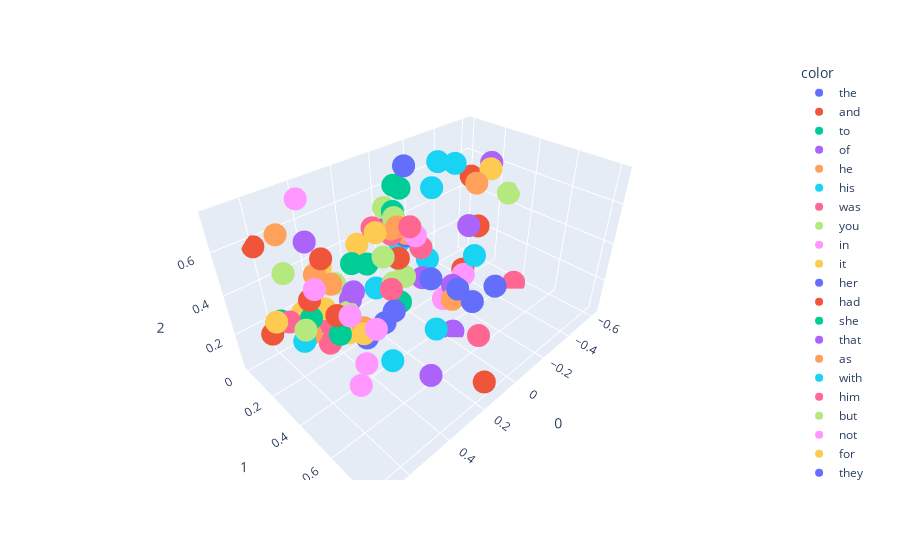

Notebook code for this chart:
### Code cell
import plotly.express as px

fig = px.scatter_3d(X[:100],x=0,y=1,z=2,color=y[:100])#first 100 
fig.show()

### Figure 1 — Plotly figure (JSON) as saved in the notebook; plotly's stock layout.template omitted (floating-point values rounded to 4 significant figures)
{"data": [{"hovertemplate": "color=the<br>0=%{x}<br>1=%{y}<br>2=%{z}<extra></extra>", "legendgroup": "the", "marker": {"color": "#636efa", "symbol": "circle"}, "mode": "markers", "name": "the", "scene": "scene", "showlegend": true, "type": "scatter3d", "x": [-0.2014], "y": [0.5486], "z": [0.2495]}, {"hovertemplate": "color=and<br>0=%{x}<br>1=%{y}<br>2=%{z}<extra></extra>", "legendgroup": "and", "marker": {"color": "#EF553B", "symbol": "circle"}, "mode": "markers", "name": "and", "scene": "scene", "showlegend": true, "type": "scatter3d", "x": [-0.2755], "y": [0.2911], "z": [0.178]}, {"hovertemplate": "color=to<br>0=%{x}<br>1=%{y}<br>2=%{z}<extra></extra>", "legendgroup": "to", "marker": {"color": "#00cc96", "symbol": "circle"}, "mode": "markers", "name": "to", "scene": "scene", "showlegend": true, "type": "scatter3d", "x": [0.3748], "y": [0.3014], "z": [0.5314]}, {"hovertemplate": "color=of<br>0=%{x}<br>1=%{y}<br>2=%{z}<extra></extra>", "legendgroup": "of", "marker": {"color": "#ab63fa", "symbol": "circle"}, "mode": "markers", "name": "of", "scene": "scene", "showlegend": true, "type": "scatter3d", "x": [-0.02854], "y": [0.46], "z": [0.03559]}, {"hovertemplate": "color=he<br>0=%{x}<br>1=%{y}<br>2=%{z}<extra></extra>", "legendgroup": "he", "marker": {"color": "#FFA15A", "symbol": "circle"}, "mode": "markers", "name": "he", "scene": "scene", "showlegend": true, "type": "scatter3d", "x": [0.1587], "y": [0.2822], "z": [0.5834]}, {"hovertemplate": "color=his<br>0=%{x}<br>1=%{y}<br>2=%{z}<extra></extra>", "legendgroup": "his", "marker": {"color": "#19d3f3", "symbol": "circle"}, "mode": "markers", "name": "his", "scene": "scene", "showlegend": true, "type": "scatter3d", "x": [-0.0565], "y": [0.07757], "z": [0.3415]}, {"hovertemplate": "color=was<br>0=%{x}<br>1=%{y}<br>2=%{z}<extra></extra>", "legendgroup": "was", "marker": {"color": "#FF6692", "symbol": "circle"}, "mode": "markers", "name": "was", "scene": "scene", "showlegend": true, "type": "scatter3d", "x": [0.1085], "y": [0.22], "z": [0.5116]}, {"hovertemplate": "color=you<br>0=%{x}<br>1=%{y}<br>2=%{z}<extra></extra>", "legendgroup": "you", "marker": {"color": "#B6E880", "symbol": "circle"}, "mode": "markers", "name": "you", "scene": "scene", "showlegend": true, "type": "scatter3d", "x": [0.6486], "y": [0.3832], "z": [0.4236]}, {"hovertemplate": "color=in<br>0=%{x}<br>1=%{y}<br>2=%{z}<extra></extra>", "legendgroup": "in", "marker": {"color": "#FF97FF", "symbol": "circle"}, "mode": "markers", "name": "in", "scene": "scene", "showlegend": true, "type": "scatter3d", "x": [-0.1766], "y": [0.3809], "z": [0.2416]}, {"hovertemplate": "color=it<br>0=%{x}<br>1=%{y}<br>2=%{z}<extra></extra>", "legendgroup": "it", "marker": {"color": "#FECB52", "symbol": "circle"}, "mode": "markers", "name": "it", "scene": "scene", "showlegend": true, "type": "scatter3d", "x": [0.1843], "y": [0.3523], "z": [0.6336]}, {"hovertemplate": "color=her<br>0=%{x}<br>1=%{y}<br>2=%{z}<extra></extra>", "legendgroup": "her", "marker": {"color": "#636efa", "symbol": "circle"}, "mode": "markers", "name": "her", "scene": "scene", "showlegend": true, "type": "scatter3d", "x": [0.002452], "y": [0.09949], "z": [0.5006]}, {"hovertemplate": "color=had<br>0=%{x}<br>1=%{y}<br>2=%{z}<extra></extra>", "legendgroup": "had", "marker": {"color": "#EF553B", "symbol": "circle"}, "mode": "markers", "name": "had", "scene": "scene", "showlegend": true, "type": "scatter3d", "x": [0.1603], "y": [0.3207], "z": [0.4629]}, {"hovertemplate": "color=she<br>0=%{x}<br>1=%{y}<br>2=%{z}<extra></extra>", "legendgroup": "she", "marker": {"color": "#00cc96", "symbol": "circle"}, "mode": "markers", "name": "she", "scene": "scene", "showlegend": true, "type": "scatter3d", "x": [0.1097], "y": [0.2379], "z": [0.6263]}, {"hovertemplate": "color=that<br>0=%{x}<br>1=%{y}<br>2=%{z}<extra></extra>", "legendgroup": "that", "marker": {"color": "#ab63fa", "symbol": "circle"}, "mode": "markers", "name": "that", "scene": "scene", "showlegend": true, "type": "scatter3d", "x": [0.4571], "y": [0.3901], "z": [0.4543]}, {"hovertemplate": "color=as<br>0=%{x}<br>1=%{y}<br>2=%{z}<extra></extra>", "legendgroup": "as", "marker": {"color": "#FFA15A", "symbol": "circle"}, "mode": "markers", "name": "as", "scene": "scene", "showlegend": true, "type": "scatter3d", "x": [0.04791], "y": [0.2445], "z": [0.5005]}, {"hovertemplate": "color=with<br>0=%{x}<br>1=%{y}<br>2=%{z}<extra></extra>", "legendgroup": "with", "marker": {"color": "#19d3f3", "symbol": "circle"}, "mode": "markers", "name": "with", "scene": "scene", "showlegend": true, "type": "scatter3d", "x": [-0.1782], "y": [0.1422], "z": [0.213]}, {"hovertemplate": "color=him<br>0=%{x}<br>1=%{y}<br>2=%{z}<extra></extra>", "legendgroup": "him", "marker": {"color": "#FF6692", "symbol": "circle"}, "mode": "markers", "name": "him", "scene": "scene", "showlegend": true, "type": "scatter3d", "x": [0.199], "y": [0.2129], "z": [0.5771]}, {"hovertemplate": "color=but<br>0=%{x}<br>1=%{y}<br>2=%{z}<extra></extra>", "legendgroup": "but", "marker": {"color": "#B6E880", "symbol": "circle"}, "mode": "markers", "name": "but", "scene": "scene", "showlegend": true, "type": "scatter3d", "x": [0.2838], "y": [0.3788], "z": [0.5547]}, {"hovertemplate": "color=not<br>0=%{x}<br>1=%{y}<br>2=%{z}<extra></extra>", "legendgroup": "not", "marker": {"color": "#FF97FF", "symbol": "circle"}, "mode": "markers", "name": "not", "scene": "scene", "showlegend": true, "type": "scatter3d", "x": [0.566], "y": [0.3382], "z": [0.5318]}, {"hovertemplate": "color=for<br>0=%{x}<br>1=%{y}<br>2=%{z}<extra></extra>", "legendgroup": "for", "marker": {"color": "#FECB52", "symbol": "circle"}, "mode": "markers", "name": "for", "scene": "scene", "showlegend": true, "type": "scatter3d", "x": [0.5934], "y": [0.2757], "z": [0.4079]}, {"hovertemplate": "color=they<br>0=%{x}<br>1=%{y}<br>2=%{z}<extra></extra>", "legendgroup": "they", "marker": {"color": "#636efa", "symbol": "circle"}, "mode": "markers", "name": "they", "scene": "scene", "showlegend": true, "type": "scatter3d", "x": [0.09956], "y": [0.6702], "z": [0.4017]}, {"hovertemplate": "color=said<br>0=%{x}<br>1=%{y}<br>2=%{z}<extra></extra>", "legendgroup": "said", "marker": {"color": "#EF553B", "symbol": "circle"}, "mode": "markers", "name": "said", "scene": "scene", "showlegend": true, "type": "scatter3d", "x": [0.6044], "y": [-0.004144], "z": [0.5721]}, {"hovertemplate": "color=at<br>0=%{x}<br>1=%{y}<br>2=%{z}<extra></extra>", "legendgroup": "at", "marker": {"color": "#00cc96", "symbol": "circle"}, "mode": "markers", "name": "at", "scene": "scene", "showlegend": true, "type": "scatter3d", "x": [-0.02728], "y": [0.1824], "z": [0.4633]}, {"hovertemplate": "color=on<br>0=%{x}<br>1=%{y}<br>2=%{z}<extra></extra>", "legendgroup": "on", "marker": {"color": "#ab63fa", "symbol": "circle"}, "mode": "markers", "name": "on", "scene": "scene", "showlegend": true, "type": "scatter3d", "x": [-0.2929], "y": [0.3012], "z": [0.421]}, {"hovertemplate": "color=my<br>0=%{x}<br>1=%{y}<br>2=%{z}<extra></extra>", "legendgroup": "my", "marker": {"color": "#FFA15A", "symbol": "circle"}, "mode": "markers", "name": "my", "scene": "scene", "showlegend": true, "type": "scatter3d", "x": [0.5714], "y": [0.2629], "z": [0.2775]}, {"hovertemplate": "color=is<br>0=%{x}<br>1=%{y}<br>2=%{z}<extra></extra>", "legendgroup": "is", "marker": {"color": "#19d3f3", "symbol": "circle"}, "mode": "markers", "name": "is", "scene": "scene", "showlegend": true, "type": "scatter3d", "x": [0.6289], "y": [0.3183], "z": [0.3144]}, {"hovertemplate": "color=lord<br>0=%{x}<br>1=%{y}<br>2=%{z}<extra></extra>", "legendgroup": "lord", "marker": {"color": "#FF6692", "symbol": "circle"}, "mode": "markers", "name": "lord", "scene": "scene", "showlegend": true, "type": "scatter3d", "x": [0.5101], "y": [0.2918], "z": [0.2079]}, {"hovertemplate": "color=have<br>0=%{x}<br>1=%{y}<br>2=%{z}<extra></extra>", "legendgroup": "have", "marker": {"color": "#B6E880", "symbol": "circle"}, "mode": "markers", "name": "have", "scene": "scene", "showlegend": true, "type": "scatter3d", "x": [0.492], "y": [0.4171], "z": [0.4314]}, {"hovertemplate": "color=be<br>0=%{x}<br>1=%{y}<br>2=%{z}<extra></extra>", "legendgroup": "be", "marker": {"color": "#FF97FF", "symbol": "circle"}, "mode": "markers", "name": "be", "scene": "scene", "showlegend": true, "type": "scatter3d", "x": [0.5203], "y": [0.4719], "z": [0.4648]}, {"hovertemplate": "color=no<br>0=%{x}<br>1=%{y}<br>2=%{z}<extra></extra>", "legendgroup": "no", "marker": {"color": "#FECB52", "symbol": "circle"}, "mode": "markers", "name": "no", "scene": "scene", "showlegend": true, "type": "scatter3d", "x": [0.4871], "y": [0.3975], "z": [0.3155]}, {"hovertemplate": "color=them<br>0=%{x}<br>1=%{y}<br>2=%{z}<extra></extra>", "legendgroup": "them", "marker": {"color": "#636efa", "symbol": "circle"}, "mode": "markers", "name": "them", "scene": "scene", "showlegend": true, "type": "scatter3d", "x": [0.09308], "y": [0.5883], "z": [0.414]}, {"hovertemplate": "color=from<br>0=%{x}<br>1=%{y}<br>2=%{z}<extra></extra>", "legendgroup": "from", "marker": {"color": "#EF553B", "symbol": "circle"}, "mode": "markers", "name": "from", "scene": "scene", "showlegend": true, "type": "scatter3d", "x": [-0.3477], "y": [0.3121], "z": [0.401]}, {"hovertemplate": "color=me<br>0=%{x}<br>1=%{y}<br>2=%{z}<extra></extra>", "legendgroup": "me", "marker": {"color": "#00cc96", "symbol": "circle"}, "mode": "markers", "name": "me", "scene": "scene", "showlegend": true, "type": "scatter3d", "x": [0.6851], "y": [0.2813], "z": [0.4256]}, {"hovertemplate": "color=were<br>0=%{x}<br>1=%{y}<br>2=%{z}<extra></extra>", "legendgroup": "were", "marker": {"color": "#ab63fa", "symbol": "circle"}, "mode": "markers", "name": "were", "scene": "scene", "showlegend": true, "type": "scatter3d", "x": [0.001116], "y": [0.4771], "z": [0.3239]}, {"hovertemplate": "color=would<br>0=%{x}<br>1=%{y}<br>2=%{z}<extra></extra>", "legendgroup": "would", "marker": {"color": "#FFA15A", "symbol": "circle"}, "mode": "markers", "name": "would", "scene": "scene", "showlegend": true, "type": "scatter3d", "x": [0.5212], "y": [0.2747], "z": [0.541]}, {"hovertemplate": "color=all<br>0=%{x}<br>1=%{y}<br>2=%{z}<extra></extra>", "legendgroup": "all", "marker": {"color": "#19d3f3", "symbol": "circle"}, "mode": "markers", "name": "all", "scene": "scene", "showlegend": true, "type": "scatter3d", "x": [0.3022], "y": [0.6779], "z": [0.3958]}, {"hovertemplate": "color=your<br>0=%{x}<br>1=%{y}<br>2=%{z}<extra></extra>", "legendgroup": "your", "marker": {"color": "#FF6692", "symbol": "circle"}, "mode": "markers", "name": "your", "scene": "scene", "showlegend": true, "type": "scatter3d", "x": [0.4924], "y": [0.2638], "z": [0.2849]}, {"hovertemplate": "color=when<br>0=%{x}<br>1=%{y}<br>2=%{z}<extra></extra>", "legendgroup": "when", "marker": {"color": "#B6E880", "symbol": "circle"}, "mode": "markers", "name": "when", "scene": "scene", "showlegend": true, "type": "scatter3d", "x": [0.1349], "y": [0.2735], "z": [0.6223]}, {"hovertemplate": "color=ser<br>0=%{x}<br>1=%{y}<br>2=%{z}<extra></extra>", "legendgroup": "ser", "marker": {"color": "#FF97FF", "symbol": "circle"}, "mode": "markers", "name": "ser", "scene": "scene", "showlegend": true, "type": "scatter3d", "x": [0.3225], "y": [0.1147], "z": [0.1027]}, {"hovertemplate": "color=so<br>0=%{x}<br>1=%{y}<br>2=%{z}<extra></extra>", "legendgroup": "so", "marker": {"color": "#FECB52", "symbol": "circle"}, "mode": "markers", "name": "so", "scene": "scene", "showlegend": true, "type": "scatter3d", "x": [0.2687], "y": [0.3216], "z": [0.6301]}, {"hovertemplate": "color=one<br>0=%{x}<br>1=%{y}<br>2=%{z}<extra></extra>", "legendgroup": "one", "marker": {"color": "#636efa", "symbol": "circle"}, "mode": "markers", "name": "one", "scene": "scene", "showlegend": true, "type": "scatter3d", "x": [0.1133], "y": [0.4613], "z": [0.4077]}, {"hovertemplate": "color=if<br>0=%{x}<br>1=%{y}<br>2=%{z}<extra></extra>", "legendgroup": "if", "marker": {"color": "#EF553B", "symbol": "circle"}, "mode": "markers", "name": "if", "scene": "scene", "showlegend": true, "type": "scatter3d", "x": [0.5113], "y": [0.3181], "z": [0.6258]}, {"hovertemplate": "color=will<br>0=%{x}<br>1=%{y}<br>2=%{z}<extra></extra>", "legendgroup": "will", "marker": {"color": "#00cc96", "symbol": "circle"}, "mode": "markers", "name": "will", "scene": "scene", "showlegend": true, "type": "scatter3d", "x": [0.5834], "y": [0.3139], "z": [0.3958]}, {"hovertemplate": "color=could<br>0=%{x}<br>1=%{y}<br>2=%{z}<extra></extra>", "legendgroup": "could", "marker": {"color": "#ab63fa", "symbol": "circle"}, "mode": "markers", "name": "could", "scene": "scene", "showlegend": true, "type": "scatter3d", "x": [0.1315], "y": [0.2502], "z": [0.5651]}, {"hovertemplate": "color=there<br>0=%{x}<br>1=%{y}<br>2=%{z}<extra></extra>", "legendgroup": "there", "marker": {"color": "#FFA15A", "symbol": "circle"}, "mode": "markers", "name": "there", "scene": "scene", "showlegend": true, "type": "scatter3d", "x": [0.1207], "y": [0.5862], "z": [0.3776]}, {"hovertemplate": "color=we<br>0=%{x}<br>1=%{y}<br>2=%{z}<extra></extra>", "legendgroup": "we", "marker": {"color": "#19d3f3", "symbol": "circle"}, "mode": "markers", "name": "we", "scene": "scene", "showlegend": true, "type": "scatter3d", "x": [0.4877], "y": [0.6517], "z": [0.352]}, {"hovertemplate": "color=their<br>0=%{x}<br>1=%{y}<br>2=%{z}<extra></extra>", "legendgroup": "their", "marker": {"color": "#FF6692", "symbol": "circle"}, "mode": "markers", "name": "their", "scene": "scene", "showlegend": true, "type": "scatter3d", "x": [-0.06795], "y": [0.5799], "z": [0.06023]}, {"hovertemplate": "color=man<br>0=%{x}<br>1=%{y}<br>2=%{z}<extra></extra>", "legendgroup": "man", "marker": {"color": "#B6E880", "symbol": "circle"}, "mode": "markers", "name": "man", "scene": "scene", "showlegend": true, "type": "scatter3d", "x": [0.1535], "y": [0.3465], "z": [0.3813]}, {"hovertemplate": "color=are<br>0=%{x}<br>1=%{y}<br>2=%{z}<extra></extra>", "legendgroup": "are", "marker": {"color": "#FF97FF", "symbol": "circle"}, "mode": "markers", "name": "are", "scene": "scene", "showlegend": true, "type": "scatter3d", "x": [0.4705], "y": [0.4701], "z": [0.1931]}, {"hovertemplate": "color=up<br>0=%{x}<br>1=%{y}<br>2=%{z}<extra></extra>", "legendgroup": "up", "marker": {"color": "#FECB52", "symbol": "circle"}, "mode": "markers", "name": "up", "scene": "scene", "showlegend": true, "type": "scatter3d", "x": [-0.4625], "y": [0.2754], "z": [0.6426]}, {"hovertemplate": "color=king<br>0=%{x}<br>1=%{y}<br>2=%{z}<extra></extra>", "legendgroup": "king", "marker": {"color": "#636efa", "symbol": "circle"}, "mode": "markers", "name": "king", "scene": "scene", "showlegend": true, "type": "scatter3d", "x": [0.4522], "y": [0.4644], "z": [0.3113]}, {"hovertemplate": "color=what<br>0=%{x}<br>1=%{y}<br>2=%{z}<extra></extra>", "legendgroup": "what", "marker": {"color": "#EF553B", "symbol": "circle"}, "mode": "markers", "name": "what", "scene": "scene", "showlegend": true, "type": "scatter3d", "x": [0.5345], "y": [0.41], "z": [0.4376]}, {"hovertemplate": "color=this<br>0=%{x}<br>1=%{y}<br>2=%{z}<extra></extra>", "legendgroup": "this", "marker": {"color": "#00cc96", "symbol": "circle"}, "mode": "markers", "name": "this", "scene": "scene", "showlegend": true, "type": "scatter3d", "x": [0.5481], "y": [0.4377], "z": [0.374]}, {"hovertemplate": "color=did<br>0=%{x}<br>1=%{y}<br>2=%{z}<extra></extra>", "legendgroup": "did", "marker": {"color": "#ab63fa", "symbol": "circle"}, "mode": "markers", "name": "did", "scene": "scene", "showlegend": true, "type": "scatter3d", "x": [0.4474], "y": [0.1048], "z": [0.5721]}, {"hovertemplate": "color=out<br>0=%{x}<br>1=%{y}<br>2=%{z}<extra></extra>", "legendgroup": "out", "marker": {"color": "#FFA15A", "symbol": "circle"}, "mode": "markers", "name": "out", "scene": "scene", "showlegend": true, "type": "scatter3d", "x": [-0.3329], "y": [0.3023], "z": [0.6233]}, {"hovertemplate": "color=back<br>0=%{x}<br>1=%{y}<br>2=%{z}<extra></extra>", "legendgroup": "back", "marker": {"color": "#19d3f3", "symbol": "circle"}, "mode": "markers", "name": "back", "scene": "scene", "showlegend": true, "type": "scatter3d", "x": [-0.2025], "y": [0.1859], "z": [0.7295]}, {"hovertemplate": "color=do<br>0=%{x}<br>1=%{y}<br>2=%{z}<extra></extra>", "legendgroup": "do", "marker": {"color": "#FF6692", "symbol": "circle"}, "mode": "markers", "name": "do", "scene": "scene", "showlegend": true, "type": "scatter3d", "x": [0.6731], "y": [0.324], "z": [0.4395]}, {"hovertemplate": "color=been<br>0=%{x}<br>1=%{y}<br>2=%{z}<extra></extra>", "legendgroup": "been", "marker": {"color": "#B6E880", "symbol": "circle"}, "mode": "markers", "name": "been", "scene": "scene", "showlegend": true, "type": "scatter3d", "x": [0.226], "y": [0.3596], "z": [0.394]}, {"hovertemplate": "color=by<br>0=%{x}<br>1=%{y}<br>2=%{z}<extra></extra>", "legendgroup": "by", "marker": {"color": "#FF97FF", "symbol": "circle"}, "mode": "markers", "name": "by", "scene": "scene", "showlegend": true, "type": "scatter3d", "x": [-0.02419], "y": [0.4014], "z": [0.1957]}, {"hovertemplate": "color=or<br>0=%{x}<br>1=%{y}<br>2=%{z}<extra></extra>", "legendgroup": "or", "marker": {"color": "#FECB52", "symbol": "circle"}, "mode": "markers", "name": "or", "scene": "scene", "showlegend": true, "type": "scatter3d", "x": [0.4768], "y": [0.482], "z": [0.3596]}, {"hovertemplate": "color=jon<br>0=%{x}<br>1=%{y}<br>2=%{z}<extra></extra>", "legendgroup": "jon", "marker": {"color": "#636efa", "symbol": "circle"}, "mode": "markers", "name": "jon", "scene": "scene", "showlegend": true, "type": "scatter3d", "x": [0.03878], "y": [0.2356], "z": [0.48]}, {"hovertemplate": "color=men<br>0=%{x}<br>1=%{y}<br>2=%{z}<extra></extra>", "legendgroup": "men", "marker": {"color": "#EF553B", "symbol": "circle"}, "mode": "markers", "name": "men", "scene": "scene", "showlegend": true, "type": "scatter3d", "x": [0.1824], "y": [0.8198], "z": [0.1392]}, {"hovertemplate": "color=more<br>0=%{x}<br>1=%{y}<br>2=%{z}<extra></extra>", "legendgroup": "more", "marker": {"color": "#00cc96", "symbol": "circle"}, "mode": "markers", "name": "more", "scene": "scene", "showlegend": true, "type": "scatter3d", "x": [0.2509], "y": [0.4277], "z": [0.3482]}, {"hovertemplate": "color=down<br>0=%{x}<br>1=%{y}<br>2=%{z}<extra></extra>", "legendgroup": "down", "marker": {"color": "#ab63fa", "symbol": "circle"}, "mode": "markers", "name": "down", "scene": "scene", "showlegend": true, "type": "scatter3d", "x": [-0.4901], "y": [0.2558], "z": [0.6598]}, {"hovertemplate": "color=well<br>0=%{x}<br>1=%{y}<br>2=%{z}<extra></extra>", "legendgroup": "well", "marker": {"color": "#FFA15A", "symbol": "circle"}, "mode": "markers", "name": "well", "scene": "scene", "showlegend": true, "type": "scatter3d", "x": [0.4396], "y": [0.4317], "z": [0.3334]}, {"hovertemplate": "color=than<br>0=%{x}<br>1=%{y}<br>2=%{z}<extra></extra>", "legendgroup": "than", "marker": {"color": "#19d3f3", "symbol": "circle"}, "mode": "markers", "name": "than", "scene": "scene", "showlegend": true, "type": "scatter3d", "x": [0.2644], "y": [0.2941], "z": [0.3528]}, {"hovertemplate": "color=like<br>0=%{x}<br>1=%{y}<br>2=%{z}<extra></extra>", "legendgroup": "like", "marker": {"color": "#FF6692", "symbol": "circle"}, "mode": "markers", "name": "like", "scene": "scene", "showlegend": true, "type": "scatter3d", "x": [-0.03698], "y": [0.2465], "z": [0.3913]}, {"hovertemplate": "color=page<br>0=%{x}<br>1=%{y}<br>2=%{z}<extra></extra>", "legendgroup": "page", "marker": {"color": "#B6E880", "symbol": "circle"}, "mode": "markers", "name": "page", "scene": "scene", "showlegend": true, "type": "scatter3d", "x": [0.2813], "y": [0.008967], "z": [0.2336]}, {"hovertemplate": "color=who<br>0=%{x}<br>1=%{y}<br>2=%{z}<extra></extra>", "legendgroup": "who", "marker": {"color": "#FF97FF", "symbol": "circle"}, "mode": "markers", "name": "who", "scene": "scene", "showlegend": true, "type": "scatter3d", "x": [0.5319], "y": [0.5075], "z": [0.1492]}, {"hovertemplate": "color=tyrion<br>0=%{x}<br>1=%{y}<br>2=%{z}<extra></extra>", "legendgroup": "tyrion", "marker": {"color": "#FECB52", "symbol": "circle"}, "mode": "markers", "name": "tyrion", "scene": "scene", "showlegend": true, "type": "scatter3d", "x": [0.1616], "y": [0.04327], "z": [0.4066]}, {"hovertemplate": "color=only<br>0=%{x}<br>1=%{y}<br>2=%{z}<extra></extra>", "legendgroup": "only", "marker": {"color": "#636efa", "symbol": "circle"}, "mode": "markers", "name": "only", "scene": "scene", "showlegend": true, "type": "scatter3d", "x": [0.3435], "y": [0.4991], "z": [0.3981]}, {"hovertemplate": "color=father<br>0=%{x}<br>1=%{y}<br>2=%{z}<extra></extra>", "legendgroup": "father", "marker": {"color": "#EF553B", "symbol": "circle"}, "mode": "markers", "name": "father", "scene": "scene", "showlegend": true, "type": "scatter3d", "x": [0.5669], "y": [0.292], "z": [0.4586]}, {"hovertemplate": "color=hand<br>0=%{x}<br>1=%{y}<br>2=%{z}<extra></extra>", "legendgroup": "hand", "marker": {"color": "#00cc96", "symbol": "circle"}, "mode": "markers", "name": "hand", "scene": "scene", "showlegend": true, "type": "scatter3d", "x": [-0.04835], "y": [0.06122], "z": [0.6276]}, {"hovertemplate": "color=now<br>0=%{x}<br>1=%{y}<br>2=%{z}<extra></extra>", "legendgroup": "now", "marker": {"color": "#ab63fa", "symbol": "circle"}, "mode": "markers", "name": "now", "scene": "scene", "showlegend": true, "type": "scatter3d", "x": [0.4794], "y": [0.448], "z": [0.5347]}, {"hovertemplate": "color=see<br>0=%{x}<br>1=%{y}<br>2=%{z}<extra></extra>", "legendgroup": "see", "marker": {"color": "#FFA15A", "symbol": "circle"}, "mode": "markers", "name": "see", "scene": "scene", "showlegend": true, "type": "scatter3d", "x": [0.2114], "y": [0.3808], "z": [0.6559]}, {"hovertemplate": "color=off<br>0=%{x}<br>1=%{y}<br>2=%{z}<extra></extra>", "legendgroup": "off", "marker": {"color": "#19d3f3", "symbol": "circle"}, "mode": "markers", "name": "off", "scene": "scene", "showlegend": true, "type": "scatter3d", "x": [-0.3867], "y": [0.1198], "z": [0.645]}, {"hovertemplate": "color=even<br>0=%{x}<br>1=%{y}<br>2=%{z}<extra></extra>", "legendgroup": "even", "marker": {"color": "#FF6692", "symbol": "circle"}, "mode": "markers", "name": "even", "scene": "scene", "showlegend": true, "type": "scatter3d", "x": [0.2941], "y": [0.4289], "z": [0.4348]}, {"hovertemplate": "color=never<br>0=%{x}<br>1=%{y}<br>2=%{z}<extra></extra>", "legendgroup": "never", "marker": {"color": "#B6E880", "symbol": "circle"}, "mode": "markers", "name": "never", "scene": "scene", "showlegend": true, "type": "scatter3d", "x": [0.6241], "y": [0.2451], "z": [0.583]}, {"hovertemplate": "color=before<br>0=%{x}<br>1=%{y}<br>2=%{z}<extra></extra>", "legendgroup": "before", "marker": {"color": "#FF97FF", "symbol": "circle"}, "mode": "markers", "name": "before", "scene": "scene", "showlegend": true, "type": "scatter3d", "x": [0.136], "y": [0.3993], "z": [0.5926]}, {"hovertemplate": "color=know<br>0=%{x}<br>1=%{y}<br>2=%{z}<extra></extra>", "legendgroup": "know", "marker": {"color": "#FECB52", "symbol": "circle"}, "mode": "markers", "name": "know", "scene": "scene", "showlegend": true, "type": "scatter3d", "x": [0.7105], "y": [0.3025], "z": [0.4489]}, {"hovertemplate": "color=old<br>0=%{x}<br>1=%{y}<br>2=%{z}<extra></extra>", "legendgroup": "old", "marker": {"color": "#636efa", "symbol": "circle"}, "mode": "markers", "name": "old", "scene": "scene", "showlegend": true, "type": "scatter3d", "x": [0.2495], "y": [0.3176], "z": [0.1705]}, {"hovertemplate": "color=into<br>0=%{x}<br>1=%{y}<br>2=%{z}<extra></extra>", "legendgroup": "into", "marker": {"color": "#EF553B", "symbol": "circle"}, "mode": "markers", "name": "into", "scene": "scene", "showlegend": true, "type": "scatter3d", "x": [-0.5145], "y": [0.1139], "z": [0.5369]}, {"hovertemplate": "color=too<br>0=%{x}<br>1=%{y}<br>2=%{z}<extra></extra>", "legendgroup": "too", "marker": {"color": "#00cc96", "symbol": "circle"}, "mode": "markers", "name": "too", "scene": "scene", "showlegend": true, "type": "scatter3d", "x": [0.2992], "y": [0.2941], "z": [0.4888]}, {"hovertemplate": "color=an<br>0=%{x}<br>1=%{y}<br>2=%{z}<extra></extra>", "legendgroup": "an", "marker": {"color": "#ab63fa", "symbol": "circle"}, "mode": "markers", "name": "an", "scene": "scene", "showlegend": true, "type": "scatter3d", "x": [-0.0567], "y": [0.2324], "z": [0.2079]}, {"hovertemplate": "color=told<br>0=%{x}<br>1=%{y}<br>2=%{z}<extra></extra>", "legendgroup": "told", "marker": {"color": "#FFA15A", "symbol": "circle"}, "mode": "markers", "name": "told", "scene": "scene", "showlegend": true, "type": "scatter3d", "x": [0.5676], "y": [0.1255], "z": [0.6649]}, {"hovertemplate": "color=eyes<br>0=%{x}<br>1=%{y}<br>2=%{z}<extra></extra>", "legendgroup": "eyes", "marker": {"color": "#19d3f3", "symbol": "circle"}, "mode": "markers", "name": "eyes", "scene": "scene", "showlegend": true, "type": "scatter3d", "x": [-0.2268], "y": [0.1239], "z": [0.5761]}, {"hovertemplate": "color=black<br>0=%{x}<br>1=%{y}<br>2=%{z}<extra></extra>", "legendgroup": "black", "marker": {"color": "#FF6692", "symbol": "circle"}, "mode": "markers", "name": "black", "scene": "scene", "showlegend": true, "type": "scatter3d", "x": [-0.523], "y": [0.429], "z": [0.03899]}, {"hovertemplate": "color=made<br>0=%{x}<br>1=%{y}<br>2=%{z}<extra></extra>", "legendgroup": "made", "marker": {"color": "#B6E880", "symbol": "circle"}, "mode": "markers", "name": "made", "scene": "scene", "showlegend": true, "type": "scatter3d", "x": [0.05202], "y": [0.1116], "z": [0.5745]}, {"hovertemplate": "color=thought<br>0=%{x}<br>1=%{y}<br>2=%{z}<extra></extra>", "legendgroup": "thought", "marker": {"color": "#FF97FF", "symbol": "circle"}, "mode": "markers", "name": "thought", "scene": "scene", "showlegend": true, "type": "scatter3d", "x": [0.4379], "y": [0.07576], "z": [0.7432]}, {"hovertemplate": "color=ll<br>0=%{x}<br>1=%{y}<br>2=%{z}<extra></extra>", "legendgroup": "ll", "marker": {"color": "#FECB52", "symbol": "circle"}, "mode": "markers", "name": "ll", "scene": "scene", "showlegend": true, "type": "scatter3d", "x": [0.4537], "y": [0.205], "z": [0.5012]}, {"hovertemplate": "color=then<br>0=%{x}<br>1=%{y}<br>2=%{z}<extra></extra>", "legendgroup": "then", "marker": {"color": "#636efa", "symbol": "circle"}, "mode": "markers", "name": "then", "scene": "scene", "showlegend": true, "type": "scatter3d", "x": [-0.04177], "y": [0.1441], "z": [0.7468]}, {"hovertemplate": "color=lady<br>0=%{x}<br>1=%{y}<br>2=%{z}<extra></extra>", "legendgroup": "lady", "marker": {"color": "#EF553B", "symbol": "circle"}, "mode": "markers", "name": "lady", "scene": "scene", "showlegend": true, "type": "scatter3d", "x": [0.6469], "y": [0.08735], "z": [0.2126]}, {"hovertemplate": "color=arya<br>0=%{x}<br>1=%{y}<br>2=%{z}<extra></extra>", "legendgroup": "arya", "marker": {"color": "#00cc96", "symbol": "circle"}, "mode": "markers", "name": "arya", "scene": "scene", "showlegend": true, "type": "scatter3d", "x": [-0.03011], "y": [0.1226], "z": [0.6409]}, {"hovertemplate": "color=some<br>0=%{x}<br>1=%{y}<br>2=%{z}<extra></extra>", "legendgroup": "some", "marker": {"color": "#ab63fa", "symbol": "circle"}, "mode": "markers", "name": "some", "scene": "scene", "showlegend": true, "type": "scatter3d", "x": [0.269], "y": [0.617], "z": [0.08731]}, {"hovertemplate": "color=how<br>0=%{x}<br>1=%{y}<br>2=%{z}<extra></extra>", "legendgroup": "how", "marker": {"color": "#FFA15A", "symbol": "circle"}, "mode": "markers", "name": "how", "scene": "scene", "showlegend": true, "type": "scatter3d", "x": [0.5082], "y": [0.3562], "z": [0.5344]}, {"hovertemplate": "color=long<br>0=%{x}<br>1=%{y}<br>2=%{z}<extra></extra>", "legendgroup": "long", "marker": {"color": "#19d3f3", "symbol": "circle"}, "mode": "markers", "name": "long", "scene": "scene", "showlegend": true, "type": "scatter3d", "x": [-0.2161], "y": [0.4088], "z": [0.3408]}, {"hovertemplate": "color=time<br>0=%{x}<br>1=%{y}<br>2=%{z}<extra></extra>", "legendgroup": "time", "marker": {"color": "#FF6692", "symbol": "circle"}, "mode": "markers", "name": "time", "scene": "scene", "showlegend": true, "type": "scatter3d", "x": [0.2063], "y": [0.447], "z": [0.6817]}, {"hovertemplate": "color=through<br>0=%{x}<br>1=%{y}<br>2=%{z}<extra></extra>", "legendgroup": "through", "marker": {"color": "#B6E880", "symbol": "circle"}, "mode": "markers", "name": "through", "scene": "scene", "showlegend": true, "type": "scatter3d", "x": [-0.6125], "y": [0.2787], "z": [0.4668]}, {"hovertemplate": "color=here<br>0=%{x}<br>1=%{y}<br>2=%{z}<extra></extra>", "legendgroup": "here", "marker": {"color": "#FF97FF", "symbol": "circle"}, "mode": "markers", "name": "here", "scene": "scene", "showlegend": true, "type": "scatter3d", "x": [0.4837], "y": [0.5679], "z": [0.44]}, {"hovertemplate": "color=can<br>0=%{x}<br>1=%{y}<br>2=%{z}<extra></extra>", "legendgroup": "can", "marker": {"color": "#FECB52", "symbol": "circle"}, "mode": "markers", "name": "can", "scene": "scene", "showlegend": true, "type": "scatter3d", "x": [0.5143], "y": [0.2957], "z": [0.3903]}], "layout": {"legend": {"title": {"text": "color"}, "tracegroupgap": 0}, "margin": {"t": 60}, "scene": {"domain": {"x": [0, 1], "y": [0, 1]}, "xaxis": {"title": {"text": "0"}}, "yaxis": {"title": {"text": "1"}}, "zaxis": {"title": {"text": "2"}}}}}
